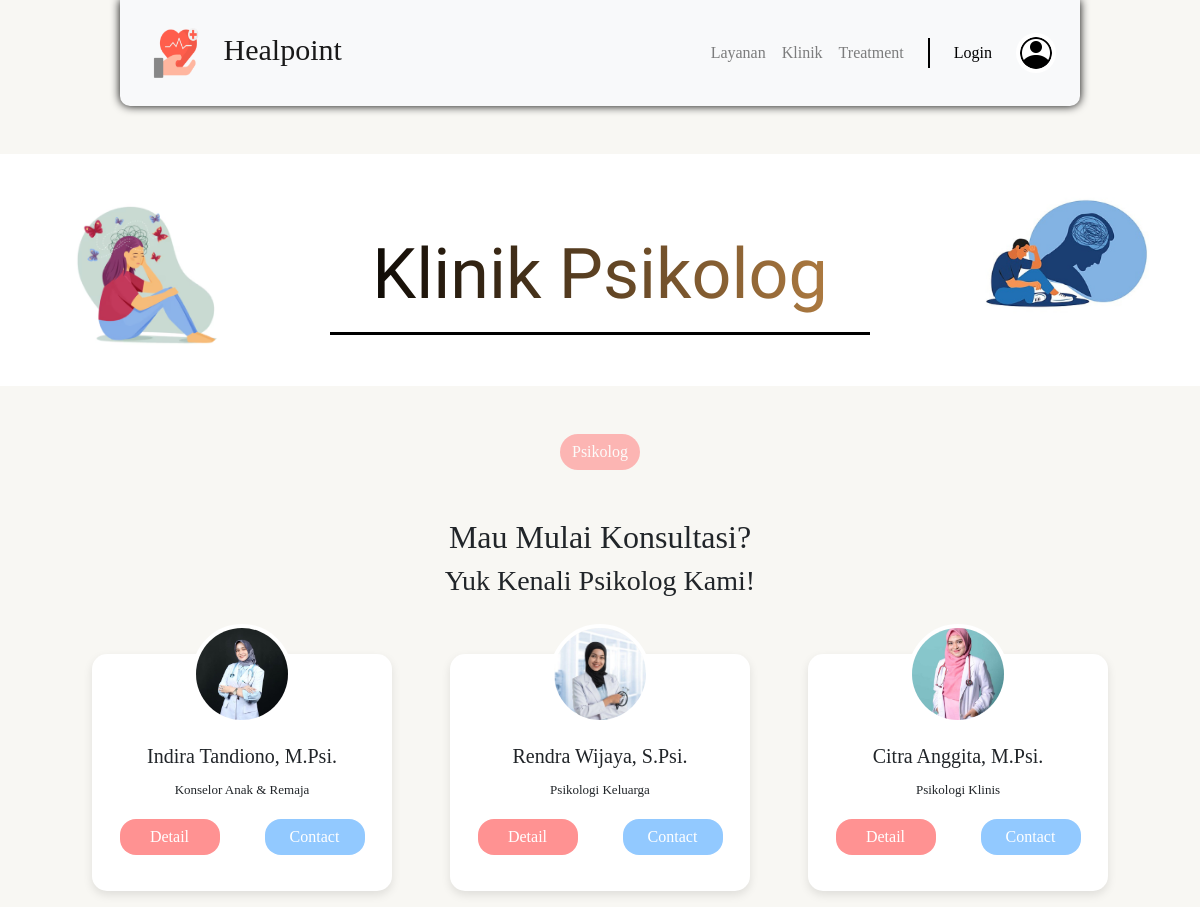
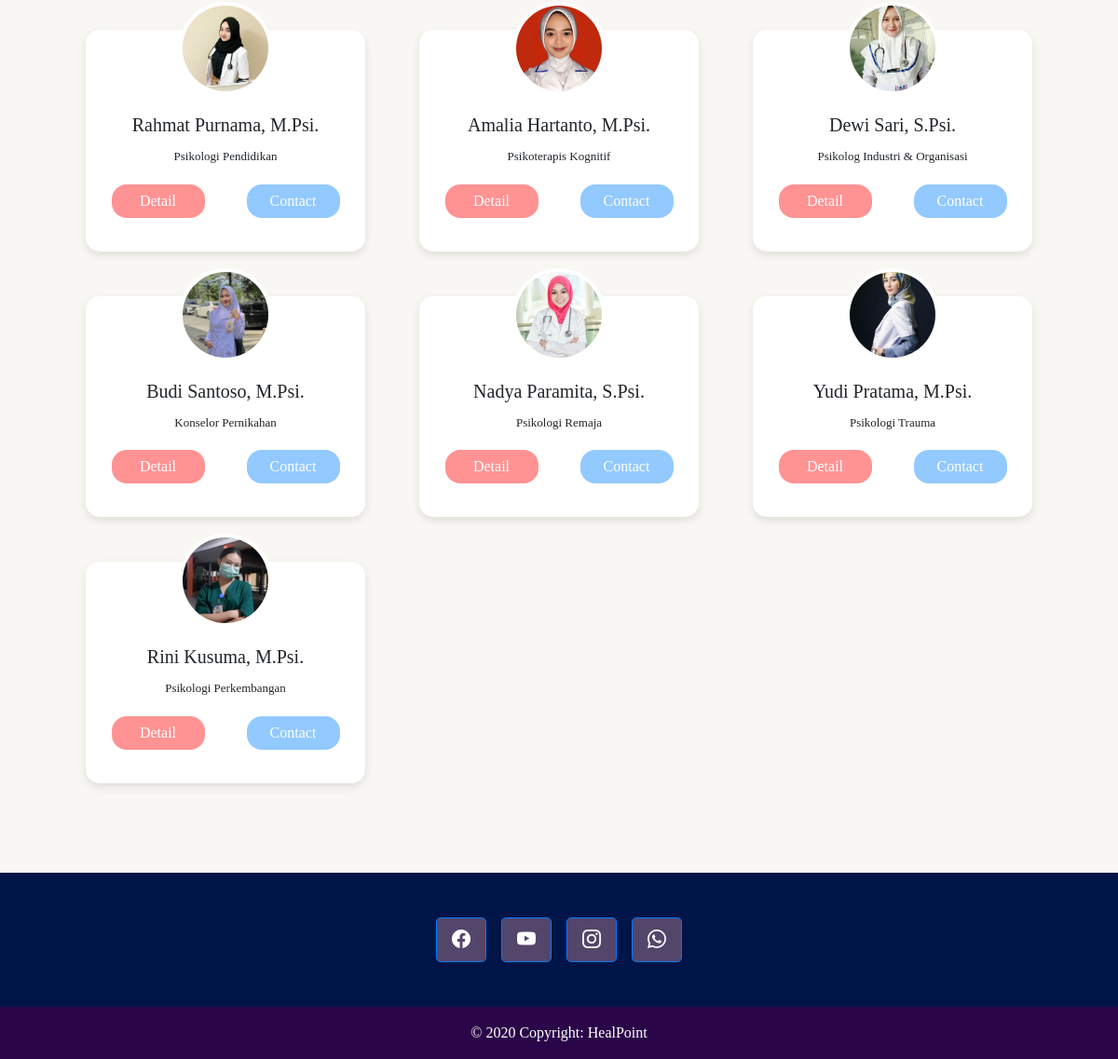
The app's page /klinikpage.php with its own data (2 pictures, top to bottom).
### tables this page shows
CREATE TABLE `psychologists` (
  `id` int(11) NOT NULL,
  `name` varchar(255) DEFAULT NULL,
  `specialization` varchar(255) DEFAULT NULL,
  `bio` text DEFAULT NULL,
  `contact` varchar(20) DEFAULT NULL
);

### klinikpage.php (the view, shortened to what this page needs)
<?php
    include './inc/inc_header.php';
?>
<section>
    <div class="container-fluid mt-5" style="background-color:white;">
        <div class="row" style="background-color: white; padding: 30px 0 20px 0;">
            <div class="col-md-3 pl-5">
                <img src="assets/layananpage.png" width="200" class="img-thumbnail"
                    style="background-color: transparent; border: none;" alt="...">
            </div>
            <div class="col-md-6">
                <div class="container container-title-klinik">
                    <h2 class=" tag-psikolog text-center mt-5"
                        style=" background: linear-gradient(90deg, #000, #BB8446); -webkit-background-clip: text; -webkit-text-fill-color: transparent;">
                        Klinik Psikolog</h2>
                    <hr style=" border-width: 3px; width: 100%; background-color: #000;">
                </div>
            </div>
            <div class="col-md-3 pl-5">
                <img src="assets/layananpage1.png" width="270" style="background-color: transparent; border: none;"
                    class="img-thumbnail" alt="...">
            </div>
        </div>
    </div>
</section>
<section>
    <div class="container p-5">
        <div class="mb-5" style="justify-content: center; align-items: center; display: flex; flex-direction: column;">
            <button type="button" class="btn btn-primary mb-5"
                style="background-color: #FF9292; border: none; border-radius: 20px;" disabled>Psikolog</button>
            <h2>Mau Mulai Konsultasi?</h2>
            <h3>Yuk Kenali Psikolog Kami!</h3>
        </div>
        <div class="row">
            <?php
            require_once "./inc/inc_connection.php";
            $sql = "SELECT id, name, specialization, bio, contact,
                    (SELECT image_path FROM psychologist_images WHERE psychologist_id = psychologists.id LIMIT 1) as image_path
                    FROM psychologists";
            $result = $koneksi->query($sql);
            if ($result->num_rows > 0) {
                while ($row = $result->fetch_assoc()) {
                    $name = htmlspecialchars($row['name']);
                    $specialization = htmlspecialchars($row['specialization']);
                    $contact = htmlspecialchars($row['contact']);
                    $imagePath = $row['image_path'] ? htmlspecialchars($row['image_path']) : 'https://via.placeholder.com/150';
                    $whatsappLink = "https://wa.me/" . preg_replace('/[^0-9]/', '', $contact);
                    echo '
                        <div class="col-md-4 mb-5 d-flex justify-content-center">
                            <div class="profile-card">
                                <img src="' . $imagePath . '" class="card-img-top" alt="Psikolog Image">
                                <div class="card-body">
                                    <h5 class="card-title">' . $name . '</h5>
                                    <p class="card-text" style="font-size:13px">' . $specialization . '</p>
                                </div>
                                <div class="row mb-3">
                                    <div class="col-6">
                                        <a href="lihatprofile.php?id=' . $row['id'] . '" class="btn btn-primary"  style="background-color:#FF9292; width:100px; border:none; border-radius: 16px;">Detail</a>
                                    </div>
                                    <div class="col-6">
                                        <a href="' . $whatsappLink . '" class="btn btn-primary"  style="background-color:#92C9FF; width:100px; border:none; border-radius: 16px;">Contact</a>
                                    </div>
                                </div>
                            </div>
                        </div>
                    ';
                }
            } else {
                echo '<p class="text-center">Tidak ada data psikolog yang tersedia.</p>';
            }
            ?>
        </div>
    </div>
</section>
<?php
    include './inc/inc_footer.php';
?>

### inc/inc_header.php (shortened to what this page needs)
<!doctype html>
<html lang="en">
<head>
    <link rel="stylesheet" href="https://cdn.jsdelivr.net/npm/bootstrap@4.6.2/dist/css/bootstrap.min.css"
>
    <link rel="stylesheet" href="style.css">
    <link rel="stylesheet" href="https://cdn.jsdelivr.net/npm/bootstrap-icons@1.11.3/font/bootstrap-icons.min.css">
</head>
<body>
    <nav class="navbar navbar-expand-lg navbar-light bg-light mx-auto">
        <a class="navbar-brand" href="landingpage.php" style="font-size: 30px;">
            <img src="./assets/logo.png" width="80" height="80" alt=""> Healpoint
        </a>
        <div class="collapse navbar-collapse" id="navbarNav">
            <ul class="navbar-nav ml-auto mr-3">
                <li class="nav-item ">
                    <a class="nav-link" href="layananpage.php">Layanan<span class="sr-only">(current)</span></a>
                </li>
                <li class="nav-item">
                    <a class="nav-link" href="klinikpage.php">Klinik</a>
                </li>
                <li class="nav-item">
                    <a class="nav-link" href="treatmentpage.php">Treatment</a>
                </li>
            </ul>
            <div class="vertical-line mr-3"></div>
            <?php if (!isset($_SESSION['user_id'])): ?>
                <a href="login.php" class="button-login ml-2 mr-3" style="text-decoration: none; color: black;">Login</a>
                <img src="./assets/default-profile.png" style="max-width: 40px; border-radius: 50%; border: none;"
                    class="img-thumbnail m-2" alt="...">
            <?php endif; ?>
        </div>
    </nav>

### inc/inc_footer.php (shortened to what this page needs)
<footer class="text-center text-lg-start" style="background-color: #001547;">
    <div class="container d-flex justify-content-center py-5">
      <button type="button" class="btn btn-primary btn-lg btn-floating mx-2" style="background-color: #54456b;">
        <i class="bi bi-facebook"></i>
      </button>
      <button type="button" class="btn btn-primary btn-lg btn-floating mx-2" style="background-color: #54456b;">
        <i class="bi bi-youtube"></i>
      </button>
      <button type="button" class="btn btn-primary btn-lg btn-floating mx-2" style="background-color: #54456b;">
        <i class="bi bi-instagram"></i>
      </button>
      <button type="button" class="btn btn-primary btn-lg btn-floating mx-2" style="background-color: #54456b;">
        <i class="bi bi-whatsapp"></i>
      </button>
    </div>
    <div class="text-center text-white p-3" style="background-color:#2A0648">
      © 2020 Copyright:
      <a class="text-white">HealPoint</a>
    </div>
  </footer>
</body>
</html>

### style.css (style rules this page uses)
*, html { font-family: Poppins; }
body { background-color: #F8F7F3; font-family: "Inria Sans", serif; overflow: -moz-scrollbars-none; -ms-overflow-style: none; scrollbar-width: none; }
.navbar { font-family: "Inria Serif", serif; }
.vertical-line { height: 30px; border: 1px solid black; }
nav { position: sticky; border-radius: 0 0 10px 10px; max-width: 80%; box-shadow: 0 0 10px black; }
.tag-layanan, .container-title-klinik { font-family: "Milonga", serif; font-size: 70px; }
.profile-card { width: 300px; padding: 20px; background-color: white; border-radius: 15px; box-shadow: 0 4px 10px rgba(0, 0, 0, 0.1); text-align: center; font-family: Arial, sans-serif; }
.profile-card img { width: 100px; height: 100px; border-radius: 50%; margin-top: -50px; border: 4px solid white; object-fit: cover; }
.tag-psikolog { font-family: "Milonga", serif; font-size: 70px; }

### records on screen
psychologists: shows a picture, name "Indira Tandiono, M.Psi.", specialization "Konselor Anak & Remaja", $row['id'] 1 (drawn)
psychologists: shows a picture, name "Rendra Wijaya, S.Psi.", specialization "Psikologi Keluarga"
psychologists: shows a picture, name "Citra Anggita, M.Psi.", specialization "Psikologi Klinis"
psychologists: shows a picture, name "Rahmat Purnama, M.Psi.", specialization "Psikologi Pendidikan"
psychologists: shows a picture, name "Amalia Hartanto, M.Psi.", specialization "Psikoterapis Kognitif"
psychologists: shows a picture, name "Dewi Sari, S.Psi.", specialization "Psikolog Industri & Organisasi"
psychologists: shows a picture, name "Budi Santoso, M.Psi.", specialization "Konselor Pernikahan"
psychologists: shows a picture, name "Nadya Paramita, S.Psi.", specialization "Psikologi Remaja"
psychologists: shows a picture, name "Yudi Pratama, M.Psi.", specialization "Psikologi Trauma"
psychologists: shows a picture, name "Rini Kusuma, M.Psi.", specialization "Psikologi Perkembangan", $row['id'] 10 (drawn)
